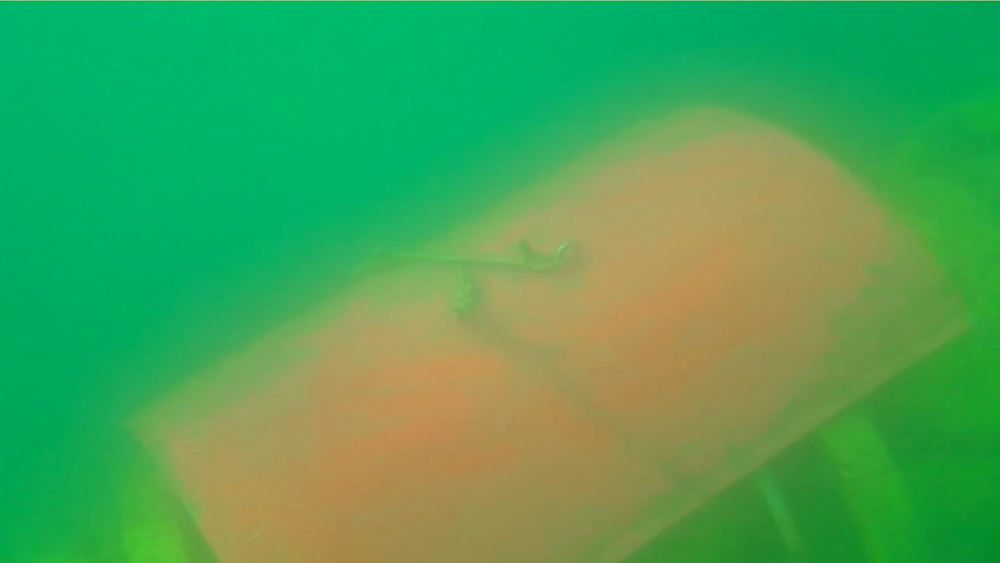
#> input picture Reconnaissance d'image/OpenCvAymeric/Image/img_4_29.png, 1000 x 563 px, shrunk from 1686 x 950 before the run, found by its file name
$ python FindRed.py
#> lines starting #> are read from the running program, lines starting #| are printed output that depends on the picture; after the words box and inside, x2 and y2 are one past the last pixel; in counts of white or black regions, pixels touching at a corner belong together
import cv2 as cv
import argparse
import numpy as np
def threshold_image():


	path = "/home/nemo/Documents/OpenCvAymeric/Image/img_4_29.png"
	frame = cv.imread(path)
#> frame is the input picture: shape (563, 1000, 3); mean B, G, R 86.5, 163.2, 75
	frame_HSV = cv.cvtColor(frame, cv.COLOR_BGR2HSV)
#> frame_HSV: shape (563, 1000, 3); mean H, S, V 54.6, 184.2, 169


	lower_red = np.array([10,50,120])
	upper_red = np.array([75,150,155])
	red_mask = cv.inRange(frame_HSV, lower_red,upper_red)
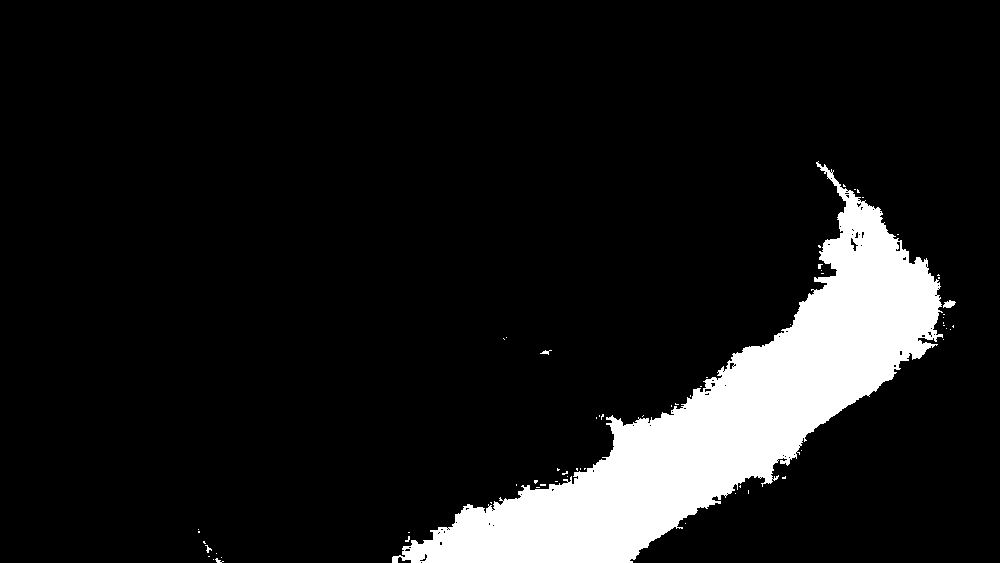
#> red_mask: shape (563, 1000); 10.3% white; 63 white regions (58 under 20 px), largest, box (x1, y1, x2, y2) and area: (392, 161, 943, 563) 57891, (943, 300, 956, 308) 68, (540, 350, 552, 355) 27, (205, 545, 212, 553) 23, (215, 558, 224, 563) 21
	red_pixel = np.sum(red_mask>0)
#> red_pixel = 58253

	lower_yellow = np.array([25,85,155])
	upper_yellow = np.array([75,140,255])
	yellow_mask = cv.inRange(frame_HSV,lower_yellow,upper_yellow)
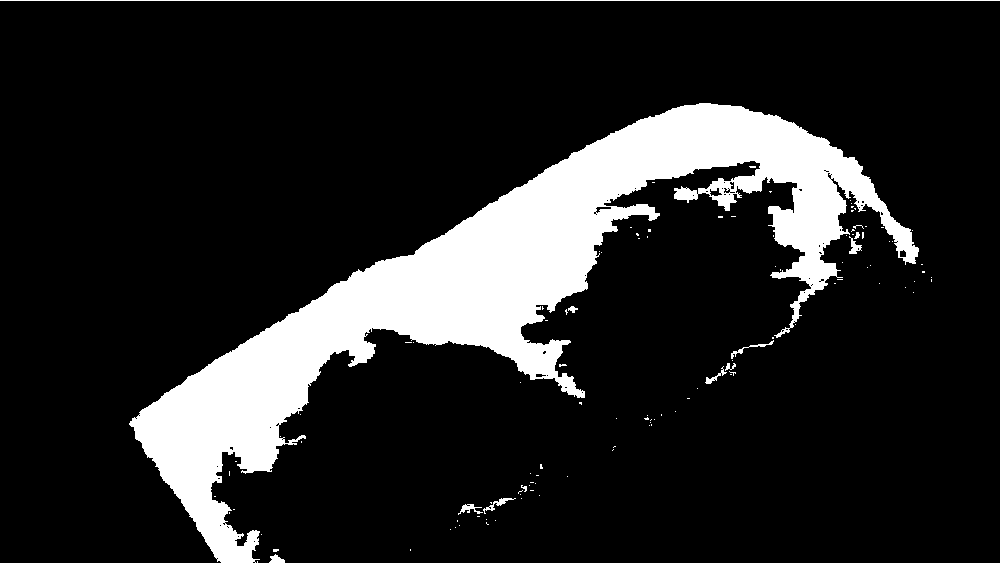
#> yellow_mask: shape (563, 1000); 14.6% white; 115 white regions (103 under 20 px), largest, box (x1, y1, x2, y2) and area: (129, 103, 919, 563) 80207, (0, 0, 1000, 1) 1000, (483, 498, 516, 514) 123
	yellow_pixel = np.sum(yellow_mask>0)
#> yellow_pixel = 82313

	# res = cv.bitwise_and(frame,frame, mask= mask)

	cv.imshow("Image capture", frame)
	cv.imshow("Red mark", red_mask)


if __name__ == '__main__':
    threshold_image()

$ run again, with Reconnaissance d'image/OpenCvAymeric/Image/img_1_yellow_1.png copied over Reconnaissance d'image/OpenCvAymeric/Image/img_4_29.png
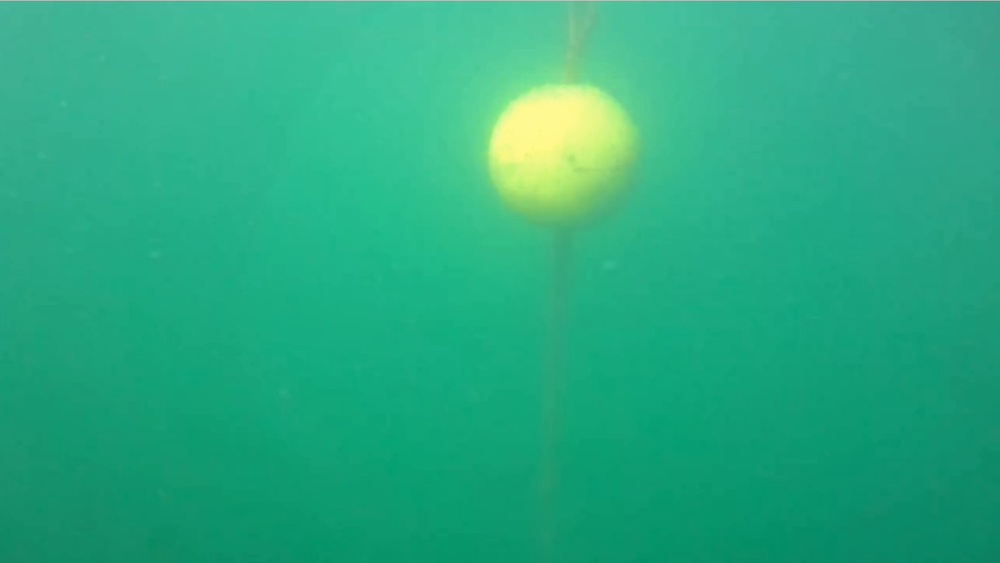
#> input picture Reconnaissance d'image/OpenCvAymeric/Image/img_1_yellow_1.png, 1000 x 563 px, shrunk from 1686 x 950 before the run, found by its file name
#> in threshold_image, frame is the input picture: shape (563, 1000, 3); mean B, G, R 129.2, 170.9, 39.5
#> frame_HSV: shape (563, 1000, 3); mean H, S, V 80, 201.8, 170.9
#> red_mask: shape (563, 1000); every value is 0
#> red_pixel = 0
#> in threshold_image, `yellow_mask = cv.inRange(frame_HSV,lower_yellow,upper_yellow)`:
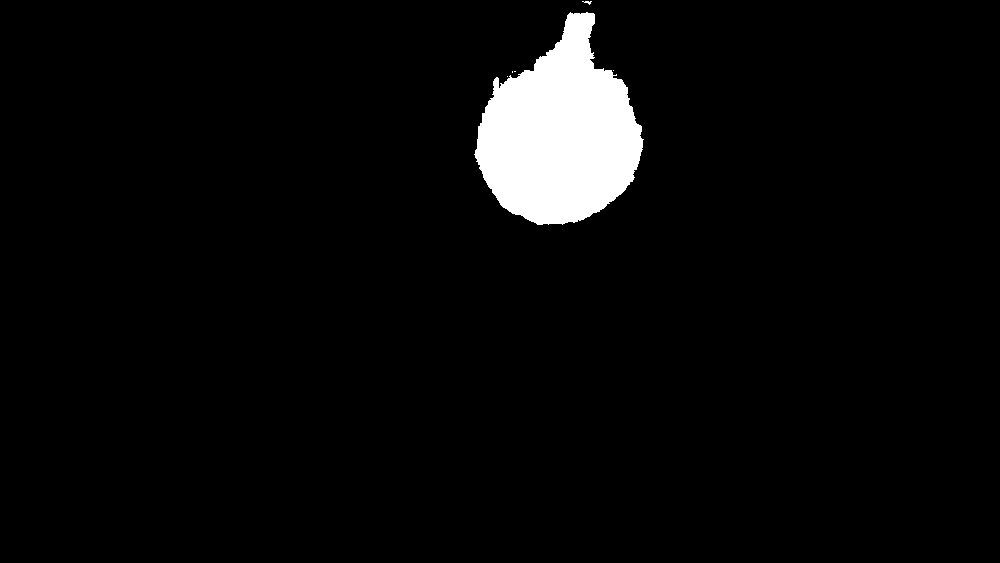
#> yellow_mask: shape (563, 1000); 4.1% white; 6 white regions (5 under 20 px), largest, box (x1, y1, x2, y2) and area: (474, 12, 644, 225) 23063
#> yellow_pixel = 23088
